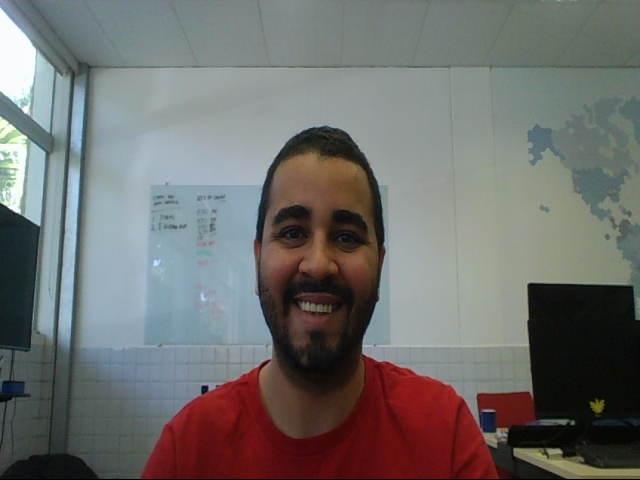
//> input picture Dataset/Images/Faces/0000004.jpg, 640 x 480 px
$ ./HarrisCornerDetectionTest   (built with g++ and OpenCV 4)
//> lines starting //> are read from the running program, lines starting //| are printed output that depends on the picture
/**
*
* This is a test for feature detection task using OpenCV Harris corner detection.
*
*/

#include "opencv2\highgui.hpp"
#include "opencv2\imgproc.hpp"
#include <iostream>

using namespace cv;
using namespace std;

Mat src, src_gray;
int thresh = 200;
int max_thresh = 255;

const char* source_window = "Source image";
const char* corners_window = "Corners detected";

void cornerHarris_demo(int, void*);

int main()
{
	string src_path = "../../../Images/Faces/0000004.jpg";
	src = imread(src_path, IMREAD_COLOR);
//> src is the input picture: 480 rows x 640 cols, CV_8UC3; mean B, G, R 108.9, 110.8, 111.6

	if (src.empty())
	{
		cout << "Could not open or find image!\n" << endl;
		system("pause");
		return -1;
	}

	cvtColor(src, src_gray, COLOR_BGR2GRAY);
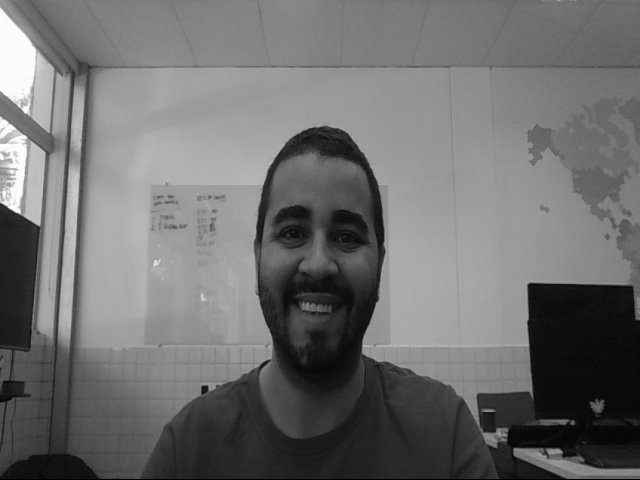
//> src_gray: 480 rows x 640 cols, CV_8UC1; min 0, max 254, mean 110.8

	namedWindow(source_window, WINDOW_NORMAL);
	createTrackbar("Threshold: ", source_window, &thresh, max_thresh, cornerHarris_demo);
	imshow(source_window, src);

	cornerHarris_demo(0, 0);

	waitKey(0);
	destroyAllWindows();

	return(0);
}

void cornerHarris_demo(int, void*)
{
	Mat dst, dst_norm, dst_norm_scaled;
	dst = Mat::zeros(src.size(), CV_32FC1);

	int block_size = 2;
	int aperture_size = 3;
	double k = 0.04;

	cornerHarris(src_gray, dst, block_size, aperture_size, k, BORDER_DEFAULT);
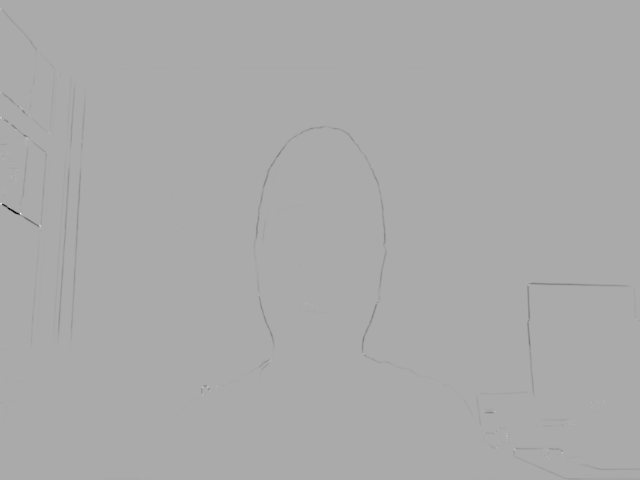
//> dst: 480 rows x 640 cols, CV_32FC1; min -0.00619, max 0.00308, mean -7.25e-06; drawn with min black and max white

	normalize(dst, dst_norm, 0, 255, NORM_MINMAX, CV_32FC1, Mat());
	convertScaleAbs(dst_norm, dst_norm_scaled);

	for (int j = 0; j < dst_norm.rows; j++)
	{
		for (int i = 0; i < dst_norm.cols; i++)
		{
			if ((int)dst_norm.at<float>(j, i) > thresh)
				circle(dst_norm_scaled, Point(i, j), 5, Scalar(0), 2, 8, 0);
		}
	}
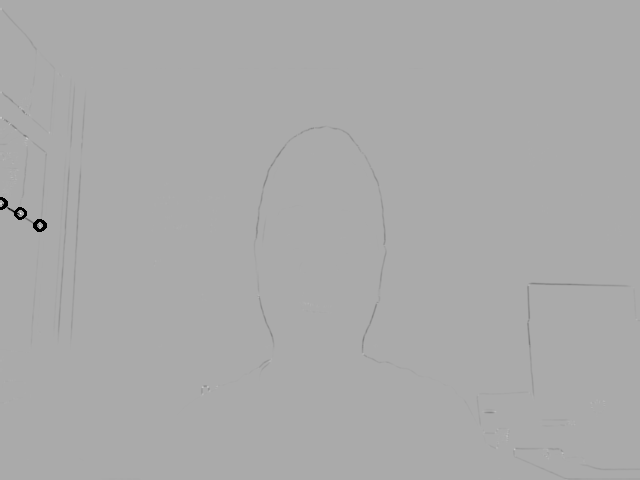
//> dst_norm_scaled: 480 rows x 640 cols, CV_8UC1; min 0, max 255, mean 169.7

	namedWindow(corners_window, WINDOW_NORMAL);
	imshow(corners_window, dst_norm_scaled);
}
